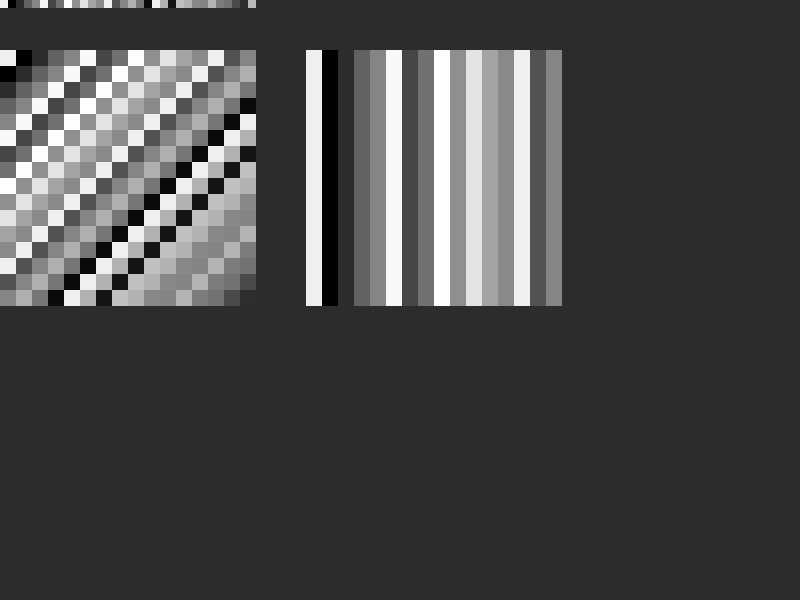
Frame 1 (no input)
Frame 60 (no input): identical to frame 1, image omitted
Frame 120 (the mouse pressed at the canvas centre since frame 60): identical to frame 1, image omitted

The p5.js sketch that drew this single still picture (run headless with seeded random() and noise() and a simulated clock; from frame 60 on, the mouse is pressed at the canvas centre):

// p5.js sketch
// ── sketch.js
// random hex generator
const getRanHex = size => { // https://stackoverflow.com/a/58326357
  let result = ['0x'];
  let hexRef = ['0', '1', '2', '3', '4', '5', '6', '7', '8', '9', 'a', 'b', 'c', 'd', 'e', 'f'];

  for (let n = 0; n < size; n++) {
    result.push(hexRef[Math.floor(Math.random() * 16)]);
  }
  return result.join('');
}

// let tokenData = {"hashes":["0x722899b10c66da3b72fb60a8e71df442ee1c004547ba2227d76bed357469b4ea",],"tokenId":"0"}
let tokenData = {"hashes":[getRanHex(64)],"tokenId":"0"}
let numHashes = tokenData.hashes.length;

// hex pairs
let hashPairs = [];
for (let i = 0; i < numHashes; i++) {
     for (let j = 0; j < 32; j++) {
          hashPairs.push(tokenData.hashes[i].slice(2 + (j * 2), 4 + (j * 2)));
     }
}

// 0-255 pairs
let decPairs = hashPairs.map(x => {
     return parseInt(x, 16);
});

let seed = parseInt(tokenData.hashes[0].slice(0, 16), 16);

let gridSize;

function setup() {
     var cnv = createCanvas(displayWidth, displayHeight);
     cnv.position(0,0);
     cnv.style('position', 'fixed');
     cnv.style('display', 'block');
     cnv.style('z-index','-1'); // thanks Shiffman: https://www.youtube.com/watch?v=OIfEHD3KqCg

     gridSize = createVector(16,16);
}

function draw() {
     background(44);
     for (var i = 0; i < decPairs.length; i++) {
          push();
          translate(gridSize.x*i/2,0);
          fill(decPairs[i]);
          noStroke();
          rect(0,0,gridSize.x/2,gridSize.y/2);
          pop();
     }

     push();
     translate(0,50);
     for (var i = 0; i < decPairs.length/2; i++) {
          for (var j = 0; j < decPairs.length/2; j++) {
               push();
               translate(gridSize.x*i,gridSize.y*j);
               fill(decPairs[i+j]);
               noStroke();
               rect(0,0,gridSize.x,gridSize.y);
               pop();
          }
     }
     pop();

     push();
     translate(gridSize.x*decPairs.length/2+50,50);
     for (var i = 0; i < decPairs.length/2; i++) {
          for (var j = 0; j < decPairs.length/2; j++) {
               push();
               translate(gridSize.x*i,gridSize.y*j);
               fill(decPairs[i]);
               noStroke();
               rect(0,0,gridSize.x,gridSize.y);
               pop();
          }
     }
     pop();

}

// seed 
function rnd() {
     seed ^= seed << 13;

     seed ^= seed >> 17;

     seed ^= seed << 5;

     return (((seed < 0) ? ~seed + 1 : seed) % 1000) / 1000;
}
